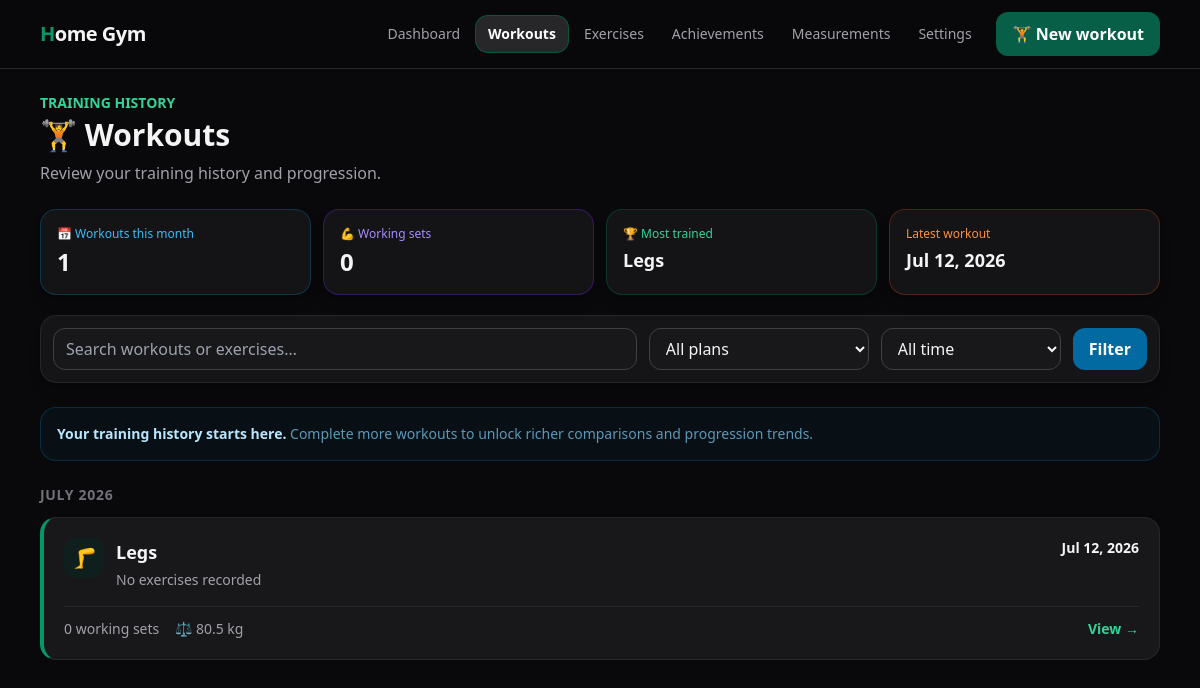
/workouts, run on the app's committed database.
### tables this page shows
CREATE TABLE workout_sessions (
    id BIGINT UNSIGNED AUTO_INCREMENT PRIMARY KEY,
    workout_template_id SMALLINT UNSIGNED NULL,
    performed_at DATETIME NOT NULL,
    session_type VARCHAR(120) NOT NULL,
    body_weight_kg DECIMAL(5,2) NULL,
    notes TEXT NULL,
    status ENUM('in_progress','completed','abandoned') NOT NULL DEFAULT 'completed',
    current_workout_exercise_id BIGINT UNSIGNED NULL,
    current_set_position SMALLINT UNSIGNED NOT NULL DEFAULT 1,
    started_at DATETIME NULL,
    completed_at DATETIME NULL,
    rest_ends_at DATETIME NULL,
    rest_paused_seconds SMALLINT UNSIGNED NULL,
    template_order_changed BOOLEAN NOT NULL DEFAULT FALSE,
    template_sets_changed BOOLEAN NOT NULL DEFAULT FALSE,
    created_at TIMESTAMP NOT NULL DEFAULT CURRENT_TIMESTAMP,
    updated_at TIMESTAMP NOT NULL DEFAULT CURRENT_TIMESTAMP ON UPDATE CURRENT_TIMESTAMP,
    last_edited_at DATETIME NULL,
    INDEX idx_sessions_date (performed_at)
);

### app/Core/View.php (called while the page is built, shortened)
<?php
final class View
{
    public static function render(string $name, array $data = []): void
    {
        $file = dirname(__DIR__, 2) . '/resources/views/' . $name . '.php';
        extract($data, EXTR_SKIP);
        require $file;
        $content = ob_get_clean();
        require dirname(__DIR__, 2) . '/resources/views/layouts/app.php';
    }
}

### app/Core/Controller.php (called while the page is built, shortened)
<?php
abstract class Controller
{
    protected function view(string $name, array $data = []): void
    {
        View::render($name, $data);
    }
}

### app/Controllers/SessionController.php (called while the page is built, shortened)
<?php
final class SessionController extends Controller
{
    public function index(): void
    {
        $filters=['search'=>trim((string)($_GET['search']??'')),'plan'=>trim((string)($_GET['plan']??'all')),'period'=>trim((string)($_GET['period']??'all'))];
        $this->view('sessions/index',['sessions'=>WorkoutSession::history($filters),'summary'=>WorkoutSession::historySummary(),'plans'=>WorkoutSession::planNames(),'filters'=>$filters]);
    }
}

### public/index.php (called while the page is built, shortened)
<?php
$config = require dirname(__DIR__) . '/config/app.php';
$router = new Router();
$router->dispatch($_SERVER['REQUEST_METHOD'], $_SERVER['REQUEST_URI']);

### app/Models/WorkoutSession.php (called while the page is built, shortened)
<?php
final class WorkoutSession
{
    public static function history(array $filters=[]): array
    {
        $db=Database::connection();$where=["ws.status IN ('completed','abandoned')"];$params=[];
        $sql="SELECT ws.*,COUNT(DISTINCT we.id) exercise_count,COUNT(es.id) set_count,SUM(es.set_type='working' AND es.completed=1) working_set_count,SUM(es.is_personal_record=1) personal_record_count,COUNT(DISTINCT CASE WHEN we.status='skipped' THEN we.id END) skipped_exercise_count,GROUP_CONCAT(DISTINCT e.name ORDER BY we.position SEPARATOR ' · ') exercise_names FROM workout_sessions ws LEFT JOIN workout_exercises we ON we.workout_session_id=ws.id LEFT JOIN exercises e ON e.id=we.exercise_id LEFT JOIN exercise_sets es ON es.workout_exercise_id=we.id WHERE ".implode(' AND ',$where).' GROUP BY ws.id ORDER BY ws.performed_at DESC';
        $stmt=$db->prepare($sql);$stmt->execute($params);return $stmt->fetchAll();
    }
    public static function historySummary(): array
    {
        $db=Database::connection();$summary=$db->query("SELECT COUNT(DISTINCT ws.id) workouts_month,COUNT(CASE WHEN es.set_type='working' AND es.completed=1 THEN 1 END) working_sets_month,MAX(ws.performed_at) latest_workout FROM workout_sessions ws LEFT JOIN workout_exercises we ON we.workout_session_id=ws.id LEFT JOIN exercise_sets es ON es.workout_exercise_id=we.id WHERE ws.status='completed' AND ws.performed_at>=DATE_FORMAT(CURRENT_DATE,'%Y-%m-01')")->fetch();
        $summary['latest_workout']=$db->query("SELECT MAX(performed_at) FROM workout_sessions WHERE status='completed'")->fetchColumn()?:null;
        $summary['most_trained']=$db->query("SELECT session_type FROM workout_sessions WHERE status='completed' GROUP BY session_type ORDER BY COUNT(*) DESC,MAX(performed_at) DESC LIMIT 1")->fetchColumn()?:null;return $summary;
    }
}

### app/Helpers/functions.php (called while the page is built, shortened)
<?php
function e(mixed $value): string
{
    return htmlspecialchars((string) $value, ENT_QUOTES | ENT_SUBSTITUTE, 'UTF-8');
}
function asset(string $path): string
{
    $path=ltrim($path,'/');
    $file=dirname(__DIR__,2).'/public/'.$path;
    $version=is_file($file)?(string)filemtime($file):'1';
    return '/'.$path.'?v='.rawurlencode($version);
}
function route(string $name,array $parameters=[]): string
{
    return \App\Core\Router::urlFor($name,$parameters);
}

### app/Core/Database.php (called while the page is built, shortened)
<?php
final class Database
{
    private static ?PDO $connection = null;
    public static function connection(): PDO
    {
        if (self::$connection === null) {
            $host = $_ENV['DB_HOST'] ?? '127.0.0.1';
            $port = $_ENV['DB_PORT'] ?? '3306';
            $database = $_ENV['DB_DATABASE'] ?? 'muscu';
            $dsn = "mysql:host={$host};port={$port};dbname={$database};charset=utf8mb4";
            self::$connection = new PDO($dsn, $_ENV['DB_USERNAME'] ?? '', $_ENV['DB_PASSWORD'] ?? '', [
                PDO::ATTR_ERRMODE => PDO::ERRMODE_EXCEPTION,
                PDO::ATTR_DEFAULT_FETCH_MODE => PDO::FETCH_ASSOC,
                PDO::ATTR_EMULATE_PREPARES => false,
            ]);
        }
        return self::$connection;
    }
}

### app/Models/Setting.php (called while the page is built, shortened)
<?php
final class Setting
{
    public static function all(): array { return Database::connection()->query('SELECT setting_key,setting_value FROM settings')->fetchAll(\PDO::FETCH_KEY_PAIR); }
}

### resources/views/sessions/index.php (the view, shortened to what this page needs)
<?php
$title='Workouts';$grouped=[];foreach($sessions as $session)$grouped[date('F Y',strtotime($session['performed_at']))][]=$session;
$style=function(string $type):array{$type=strtolower($type);if(str_contains($type,'leg'))return ['🦵','border-l-emerald-600','text-emerald-400','bg-emerald-950/40'];if(str_contains($type,'back')||str_contains($type,'biceps'))return ['💪','border-l-sky-600','text-sky-400','bg-sky-950/40'];if(str_contains($type,'shoulder')||str_contains($type,'neck'))return ['🏋️','border-l-violet-600','text-violet-400','bg-violet-950/40'];if(str_contains($type,'chest')||str_contains($type,'triceps'))return ['💪','border-l-orange-600','text-orange-400','bg-orange-950/40'];return ['🏋️','border-l-teal-600','text-teal-400','bg-teal-950/40'];};
?>
<header class="mb-6"><p class="text-sm font-semibold text-emerald-400">TRAINING HISTORY</p><h1 class="mt-1 text-3xl font-black">🏋️ Workouts</h1><p class="mt-2 text-zinc-400">Review your training history and progression.</p></header>
<section class="mb-5 grid grid-cols-2 gap-3 lg:grid-cols-4">
  <div class="card border-sky-900/60"><p class="text-xs text-sky-400">📅 Workouts this month</p><p class="mt-1 text-2xl font-black"><?= (int)$summary['workouts_month'] ?></p></div>
  <div class="card border-violet-900/60"><p class="text-xs text-violet-400">💪 Working sets</p><p class="mt-1 text-2xl font-black"><?= (int)$summary['working_sets_month'] ?></p></div>
  <div class="card border-emerald-900/60"><p class="text-xs text-emerald-400">🏆 Most trained</p><p class="mt-1 truncate text-lg font-black"><?= e($summary['most_trained']??'—') ?></p></div>
  <div class="card border-orange-900/60"><p class="text-xs text-orange-400">Latest workout</p><p class="mt-1 text-lg font-black"><?= $summary['latest_workout']?e(date('M j, Y',strtotime($summary['latest_workout']))):'—' ?></p></div>
</section>
<form method="get" action="<?= e(route('workouts.index')) ?>" class="card mb-6 grid gap-3 p-3 md:grid-cols-[1fr_220px_180px_auto]">
  <label class="sr-only" for="workout-search">Search workouts</label><input id="workout-search" name="search" type="search" placeholder="Search workouts or exercises…" value="<?= e($filters['search']) ?>">
  <select name="plan" aria-label="Workout plan"><option value="all">All plans</option></select>
  <select name="period" aria-label="Period"><option value="all">All time</option></select>
  <button class="btn-info min-h-0">Filter</button>
</form>
<?php if(!$sessions): ?>
<section class="card py-12 text-center"><div class="text-5xl">🏋️</div><h2 class="mt-4 text-xl font-black"><?= array_filter($filters,fn($v)=>$v!==''&&$v!=='all')?'No workouts found':'No workouts yet' ?></h2><p class="mx-auto mt-2 max-w-md text-zinc-400"><?= array_filter($filters,fn($v)=>$v!==''&&$v!=='all')?'Try another search or remove a filter.':'Start your first workout to begin tracking your progress.' ?></p><a class="btn-primary mt-5 inline-flex" href="<?= e(array_filter($filters,fn($v)=>$v!==''&&$v!=='all')?route('workouts.index'):route('workouts.create')) ?>"><?= array_filter($filters,fn($v)=>$v!==''&&$v!=='all')?'Clear filters':'🏋️ Start first workout' ?></a></section>
<?php else: ?>
  <?php if(count($sessions)<3): ?><div class="mb-6 rounded-2xl border border-sky-900/50 bg-sky-950/20 p-4 text-sm text-sky-200"><strong>Your training history starts here.</strong><span class="text-sky-300/70"> Complete more workouts to unlock richer comparisons and progression trends.</span></div><?php endif; ?>
  <div class="space-y-8"><?php foreach($grouped as $month=>$monthSessions): ?><section><h2 class="mb-3 text-sm font-bold uppercase tracking-wider text-zinc-500"><?= e($month) ?></h2><div class="space-y-3"><?php foreach($monthSessions as $session):[$icon,$border,$accent,$badge]=$style($session['session_type']); ?>
    <a href="<?= e(route('workouts.show',['id'=>$session['id']])) ?>" class="group block rounded-2xl border border-zinc-800 border-l-4 <?= $border ?> bg-zinc-900 p-4 transition hover:-translate-y-0.5 hover:border-y-zinc-700 hover:border-r-zinc-700 hover:bg-zinc-800/80 hover:shadow-xl sm:p-5">
      <div class="flex items-start justify-between gap-3"><div class="flex min-w-0 gap-3"><span class="flex h-10 w-10 shrink-0 items-center justify-center rounded-xl <?= $badge ?> text-xl"><?= $icon ?></span><div class="min-w-0"><h3 class="truncate text-lg font-black"><?= e($session['session_type']) ?></h3><p class="mt-1 truncate text-sm text-zinc-400"><?= e($session['exercise_names']?:'No exercises recorded') ?></p></div></div><div class="shrink-0 text-right"><p class="text-sm font-semibold"><?= e(date('M j, Y',strtotime($session['performed_at']))) ?></p><?php if($session['status']!=='completed'): ?><span class="mt-1 inline-block rounded-full bg-amber-950 px-2 py-1 text-xs text-amber-300">Incomplete</span><?php endif; ?></div></div>
      <div class="mt-4 flex flex-wrap items-center gap-x-4 gap-y-2 border-t border-zinc-800 pt-3 text-sm text-zinc-400"><span><?= (int)$session['working_set_count'] ?> working sets</span><?php if($session['body_weight_kg']!==null): ?><span>⚖️ <?= e(number_format((float)$session['body_weight_kg'],1)) ?> kg</span><?php endif; ?><span class="ml-auto font-semibold <?= $accent ?>">View <span class="inline-block transition group-hover:translate-x-1">→</span></span></div>
    </a>
  <?php endforeach; ?></div></section><?php endforeach; ?></div>
<?php endif; ?>

### app/Core/Router.php (shortened to what this page needs)
<?php
final class Router
{
    private array $routes = [];
    private static array $namedRoutes = [];
    private function add(string $method, string $path, array|callable $action, ?string $name=null): void
    {
        $pattern = preg_replace('#\{[a-zA-Z_]+\}#', '([^/]+)', $path);
        $this->routes[] = [$method, '#^' . $pattern . '/?$#', $action];
        if($name)self::$namedRoutes[$name]=$path;
    }
    public static function urlFor(string $name,array $parameters=[]): string
    {
        $path=self::$namedRoutes[$name];
        foreach($parameters as $key=>$value)$path=str_replace('{'.$key.'}',rawurlencode((string)$value),$path);
        return $path;
    }
    public function dispatch(string $method, string $uri): void
    {
        $path = rawurldecode(parse_url($uri, PHP_URL_PATH) ?: '/');
        foreach ($this->routes as [$verb, $pattern, $action]) {
            if ($verb === $method && preg_match($pattern, $path, $matches)) {
                array_shift($matches);
                if(is_callable($action))$action(...$matches);else{[$class, $function] = $action;(new $class())->{$function}(...$matches);}
                return;
            }
        }
    }
}

### resources/views/layouts/app.php (shortened to what this page needs)
<?php
$layoutSettings=\App\Models\Setting::all();$appearanceTheme=$layoutSettings['appearance_theme']??'dark';$currentPath=parse_url($_SERVER['REQUEST_URI']??'/dashboard',PHP_URL_PATH)?:'/dashboard';
$navActive=function(string $section)use($currentPath):bool{return $section==='dashboard'?$currentPath==='/dashboard':str_starts_with($currentPath,'/'.$section);};
$navClass=function(string $section)use($navActive):string{return 'min-w-0 rounded-xl px-1 py-2 text-center transition sm:whitespace-nowrap sm:px-3 '.($navActive($section)?'bg-zinc-800 font-bold text-white ring-1 ring-emerald-700/70':'text-zinc-400 hover:bg-zinc-900 hover:text-white');};
?>
<!doctype html>
<html lang="en" data-theme="<?= e($appearanceTheme) ?>">
<head>
  <link rel="stylesheet" href="<?= e(asset('assets/css/app.css')) ?>">
</head>
<body class="min-h-screen">
  <header class="sticky top-0 z-40 border-b border-zinc-800 bg-zinc-950/95 backdrop-blur">
    <div class="mx-auto flex max-w-6xl flex-wrap items-center gap-3 px-4 py-3">
      <a href="<?= e(route('dashboard')) ?>" class="mr-auto text-xl font-black tracking-tight"><span class="text-emerald-600">H</span>ome Gym</a>
      <?php if(!($workoutMode??false)): ?>
      <nav class="top-nav order-3 grid w-full grid-cols-3 items-center gap-1 text-[11px] text-zinc-400 sm:order-none sm:flex sm:w-auto sm:text-sm">
        <a class="<?= e($navClass('dashboard')) ?>" <?= $navActive('dashboard')?'aria-current="page"':'' ?> href="<?= e(route('dashboard')) ?>">Dashboard</a><a class="<?= e($navClass('workouts')) ?>" <?= $navActive('workouts')?'aria-current="page"':'' ?> href="<?= e(route('workouts.index')) ?>">Workouts</a><a class="<?= e($navClass('exercises')) ?>" <?= $navActive('exercises')?'aria-current="page"':'' ?> href="<?= e(route('exercises.index')) ?>">Exercises</a><a class="<?= e($navClass('achievements')) ?>" <?= $navActive('achievements')?'aria-current="page"':'' ?> href="<?= e(route('achievements.index')) ?>">Achievements</a><a class="<?= e($navClass('measurements')) ?>" <?= $navActive('measurements')?'aria-current="page"':'' ?> href="<?= e(route('measurements.index')) ?>">Measurements</a><a class="<?= e($navClass('settings')) ?>" <?= $navActive('settings')?'aria-current="page"':'' ?> href="<?= e(route('settings.index')) ?>">Settings</a>
      </nav>
      <a href="<?= e(route('workouts.create')) ?>" class="btn-primary shrink-0"><span class="sm:hidden">🏋️</span><span class="hidden sm:inline">🏋️ New workout</span></a>
      <?php else: ?><a href="<?= e(route('dashboard')) ?>" class="text-sm text-zinc-400 hover:text-white">Save & exit</a><?php endif; ?>
    </div>
  </header>
  <main class="mx-auto max-w-6xl px-4 py-6">
    <?= $content ?>
  </main>
</body>
</html>

### data on the page
workout_sessions: session_type "Legs", performed_at "Jul 12, 2026", icon "🦵", exercise_names "No exercises recorded", working_set_count "0", body_weight_kg "80.5"

### other printed values
$summary['workouts_month'] "1"
$summary['working_sets_month'] "0"
$month "JULY 2026"
